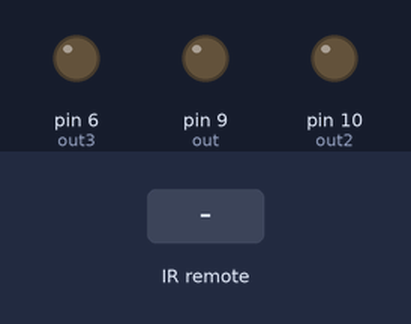
This sketch was run on a simulated Arduino Uno, built with avr-gcc and run on an emulated ATmega328P. Parts: output pins drawn as LEDs (lit = HIGH). Inputs (shaded band) come from the test bench.

Above: at 1.2 s.
1.3 s: infrared code 0xE4A7854 received
At 2.2 s:
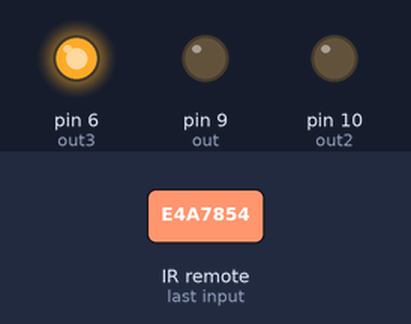
2.8 s: infrared code 0xBD243A received
At 3.3 s:
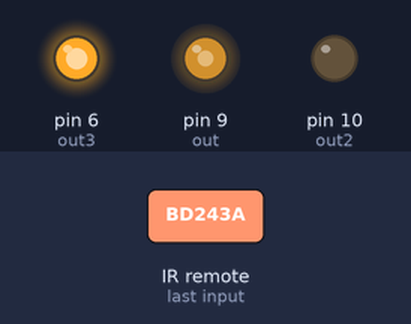
4.3 s: infrared code 0x20DF8D72 received
At 5.5 s:
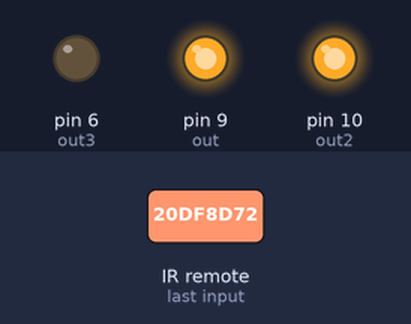
5.8 s: infrared code 0x20DD8D27 received
At 6.8 s:
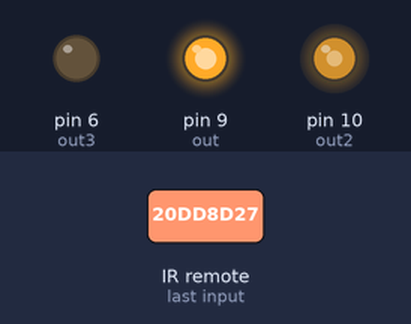
7.3 s: infrared code 0x20DF8D72 received
At 7.9 s:
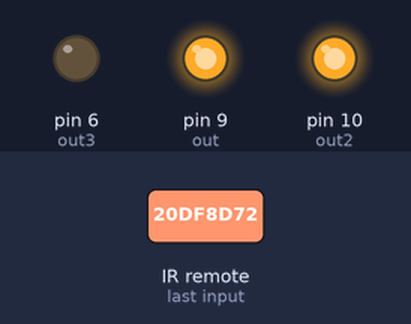
Timing chart, 0 to 9.8 s (numbered marks = the images above; inputs shaded):
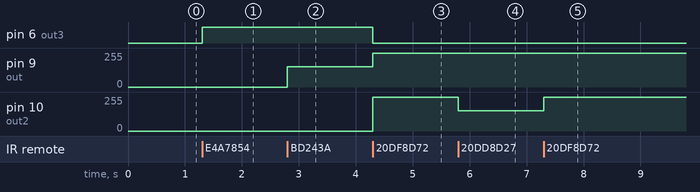

The sketch:

IR_Receiver_RGB_LED_Colors.ino
```cpp
#include <IRremote.h>
int out=9;
int out2=10;
int out3=6;
int steps=5;
int RECV_PIN = 11;


IRrecv irrecv(RECV_PIN);

decode_results results;

void setup(){
  irrecv.enableIRIn(); // start the receiver
  pinMode(out,OUTPUT);
  pinMode(out2,OUTPUT);
  pinMode(out3,OUTPUT);
  analogWrite(out,0);
  analogWrite(out2,0);
  analogWrite(out3,0);
}

void loop() {
  if (irrecv.decode(&results)) {

    if (results.value==0xA5C77){
    digitalWrite(out,HIGH);
  }
  else(digitalWrite(out,LOW));
  if (results.value==0xF5D23){
    digitalWrite(out2,HIGH);
  }
  else(digitalWrite(out2,LOW));
  if (results.value==0xE4A7854){
    digitalWrite(out3,HIGH);
  }
  else(digitalWrite(out3,LOW));

  if (results.value==0xBC111){
    analogWrite(out,0);
    analogWrite(out2,255);
    analogWrite(out3,255);
  }
  if (results.value==0xBC121){
    analogWrite(out,0);
    analogWrite(out2,102);
    analogWrite(out3,0);
  }
  if (results.value==0xBD243A){
    analogWrite(out,153);
    analogWrite(out2,0);
    analogWrite(out3,255);
  }
  if (results.value==0x20DF8D72){
    analogWrite(out,255);
    analogWrite(out2,255);
    analogWrite(out3,0);
  }
  if (results.value==0x20DD8D27){
    analogWrite(out,255);
    analogWrite(out2,153);
    analogWrite(out3, 0);
  }
  if (results.value==0xF5D75){
    analogWrite(out,255);
    analogWrite(out2,0);
    analogWrite(out3,204);
  }
  irrecv.resume();
}}
```

Measured:
- after the input at 1.3 s, pin 6 (out3): LOW → HIGH at once
- after the input at 2.8 s, pin 9 (out): 0/255 → 153/255 at once
- after the input at 4.3 s, pin 6 (out3): HIGH → LOW at once; pin 9 (out): 153/255 → 255/255 at once; pin 10 (out2): 0/255 → 255/255 at once
- after the input at 5.8 s, pin 10 (out2): 255/255 → 153/255 at once
- after the input at 7.3 s, pin 10 (out2): 153/255 → 255/255 at once
